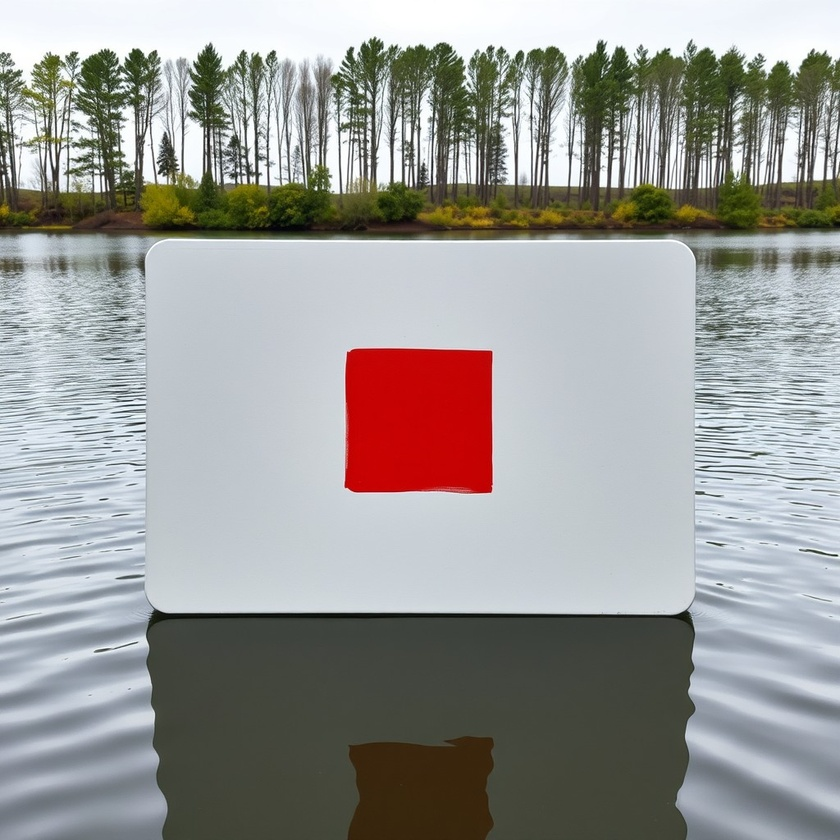
#> input picture NaviGator/perception/navigator_vision/nodes/dock_color_detection/test_images/dock_red1.jpg, 840 x 840 px, shrunk from 1024 x 1024 before the run
$ python dock_color_detection.py
#> lines starting #> are read from the running program, lines starting #| are printed output that depends on the picture; after the words box and inside, x2 and y2 are one past the last pixel; in counts of white or black regions, pixels touching at a corner belong together
import cv2 as cv
import numpy as np


def find_center_pixel(image_path):
#> called with image_path = './test_images/dock_red1.jpg'
    image = cv.imread(image_path)
#> image is the input picture: shape (840, 840, 3); mean B, G, R 151.2, 153.4, 154

    gray_image = cv.cvtColor(image, cv.COLOR_RGB2GRAY)
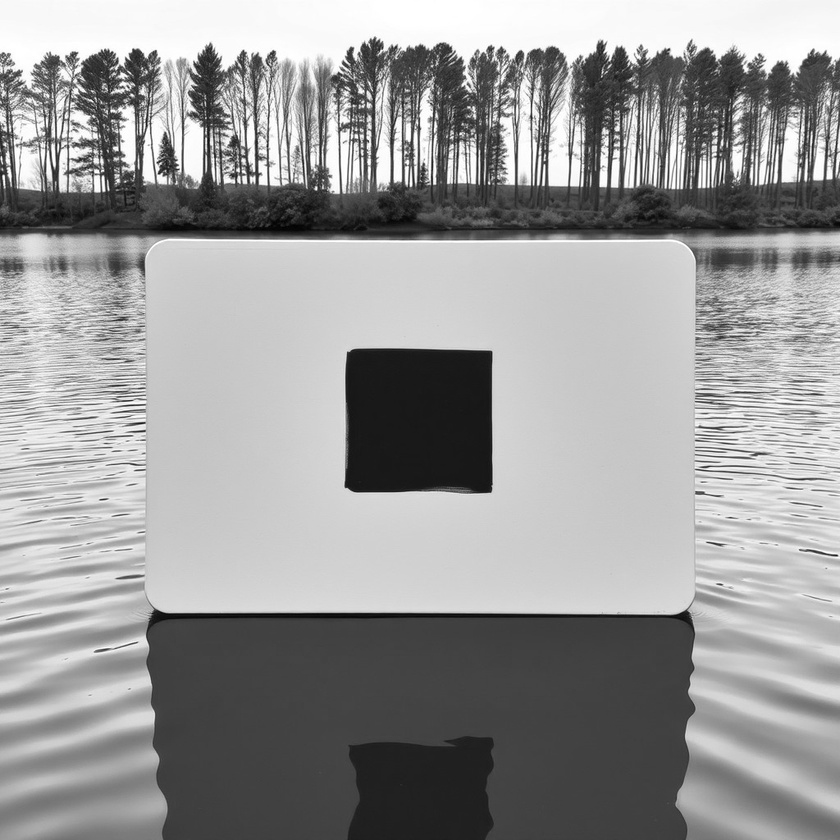
#> gray_image: shape (840, 840); min 1, max 255, mean 152.8

    median = cv.medianBlur(gray_image, 5)
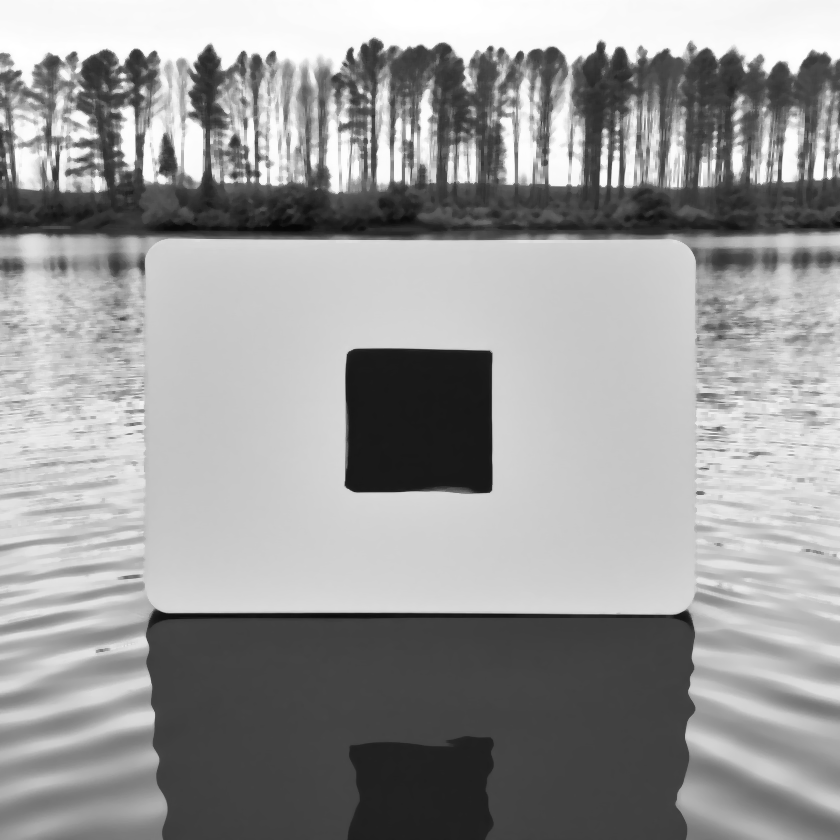
#> median: shape (840, 840); min 6, max 255, mean 153.3

    kernel = np.array([[0, -1, 0], [-1, 5, -1], [0, -1, 0]])

    sharpened_image = cv.filter2D(median, -1, kernel)

    _, binary = cv.threshold(sharpened_image, 0, 255, cv.THRESH_BINARY + cv.THRESH_OTSU)
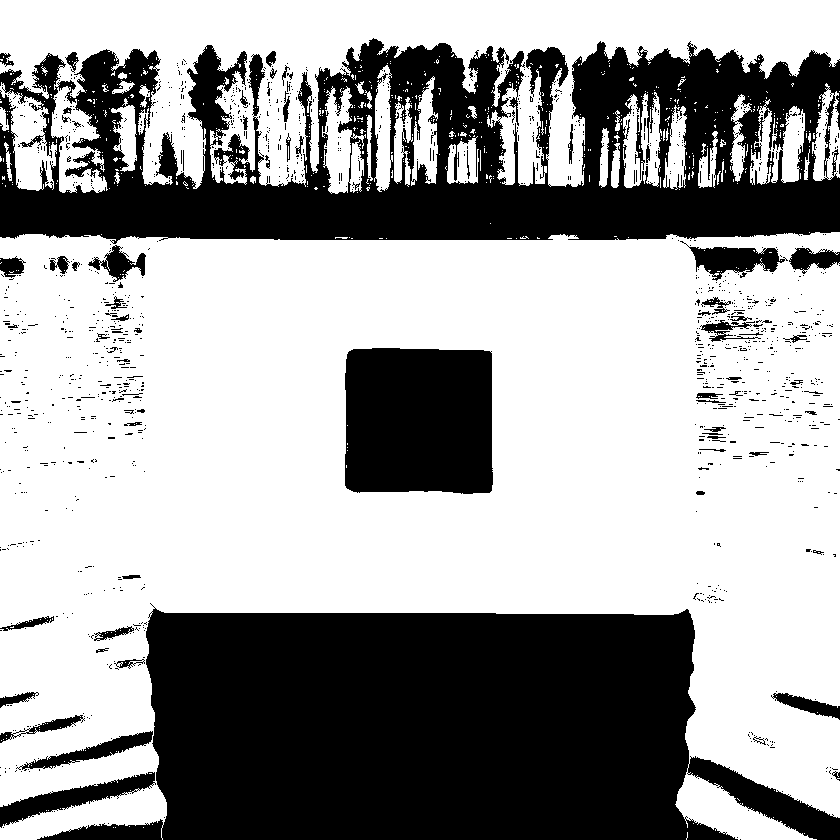
#> binary: shape (840, 840); 62.4% white; 1347 black regions (1270 under 20 px), largest, box (x1, y1, x2, y2) and area: (37, 603, 840, 840) 127029, (0, 38, 840, 244) 100320, (345, 348, 493, 494) 20879

    kernel = cv.getStructuringElement(cv.MORPH_RECT, (5, 5))
    morphed = cv.morphologyEx(binary, cv.MORPH_CLOSE, kernel)
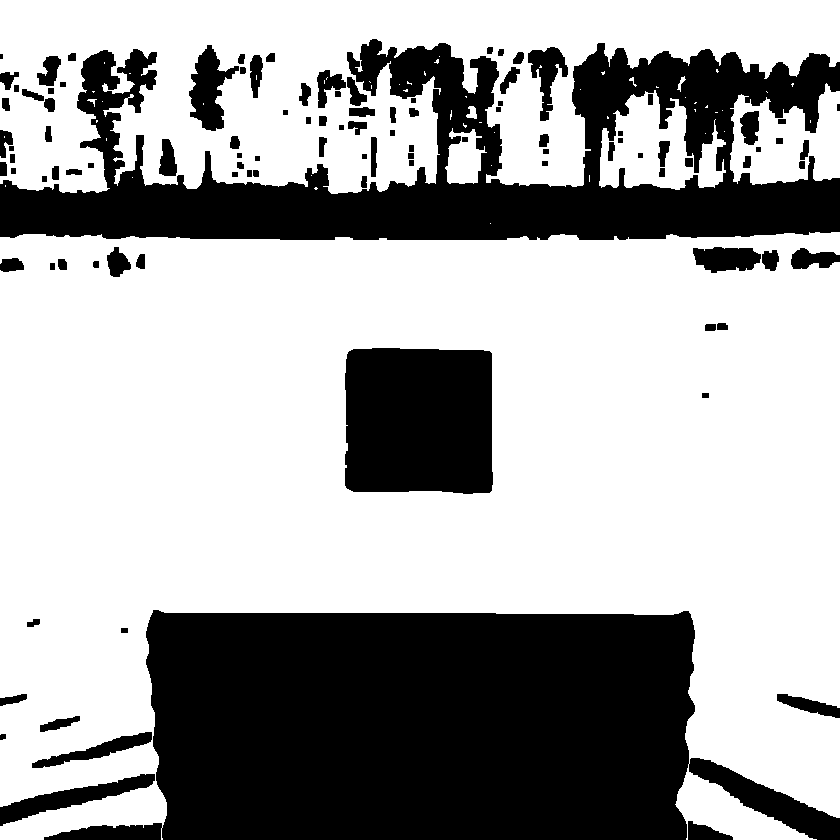
#> morphed: shape (840, 840); 65.6% white; 105 black regions (1 under 20 px), largest, box (x1, y1, x2, y2) and area: (44, 610, 840, 840) 126188, (0, 39, 840, 240) 75595, (345, 348, 493, 494) 20853
    morphed = cv.morphologyEx(morphed, cv.MORPH_OPEN, kernel)
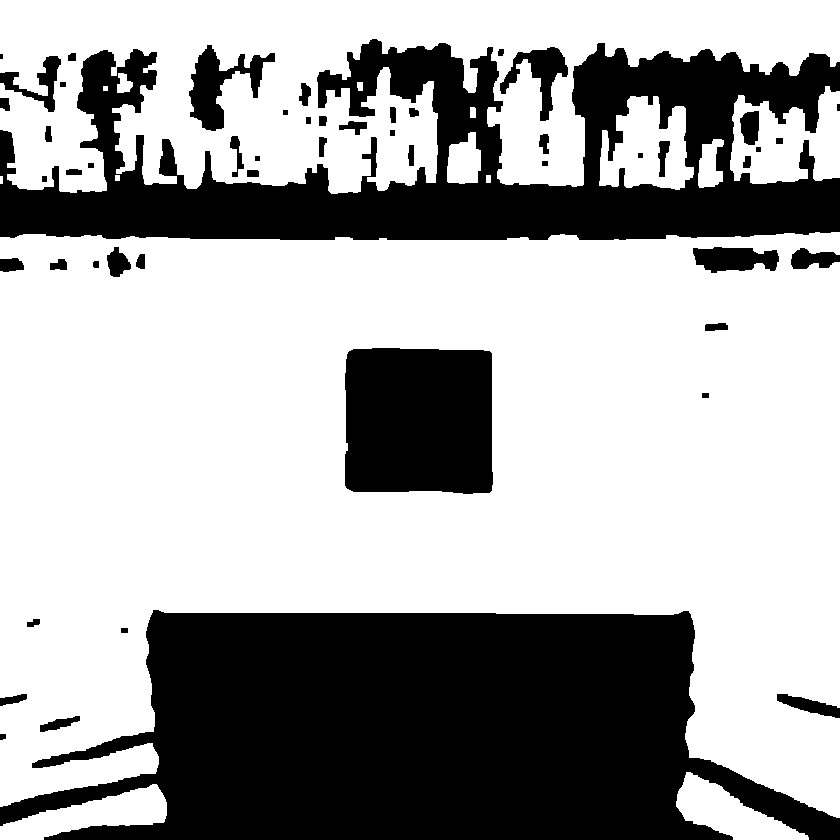
#> morphed: shape (840, 840); 65.2% white; 52 black regions (1 under 20 px), largest, box (x1, y1, x2, y2) and area: (0, 610, 840, 840) 130556, (0, 39, 840, 240) 80727, (345, 348, 493, 494) 20861

    cv.imshow("Morphed", morphed)
    cv.waitKey(0)
    cv.destroyAllWindows()


def red_blue_or_green(pixel):
    red, green, blue = pixel

    max_color = max(red, green, blue)

    if max_color == red:
        return "red"
    elif max_color == green:
        return "green"
    elif max_color == blue:
        return "blue"
    else:
        return "unknown"


find_center_pixel("./test_images/dock_red1.jpg")

$ run again, with NaviGator/perception/navigator_vision/nodes/dock_color_detection/test_images/dock_blue1.jpg copied over NaviGator/perception/navigator_vision/nodes/dock_color_detection/test_images/dock_red1.jpg
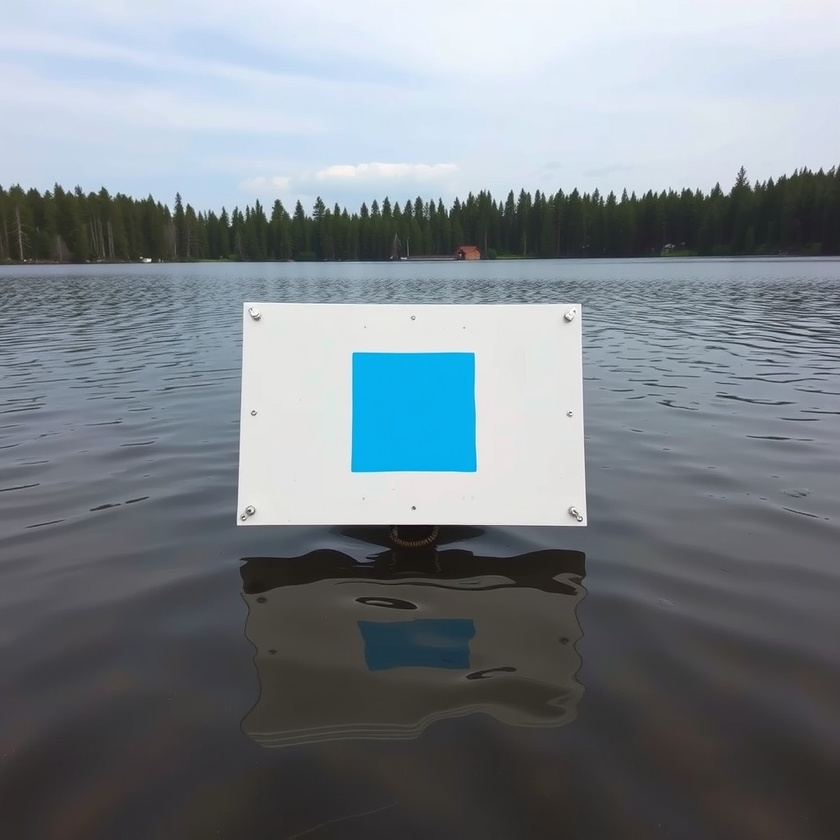
#> input picture NaviGator/perception/navigator_vision/nodes/dock_color_detection/test_images/dock_blue1.jpg, 840 x 840 px, shrunk from 1024 x 1024 before the run
#> in find_center_pixel, image is the input picture: shape (840, 840, 3); mean B, G, R 137.7, 131.2, 122.8
#> in find_center_pixel, `_, binary = cv.threshold(sharpened_image, 0, 255, cv.THRESH_BINARY + c..`:
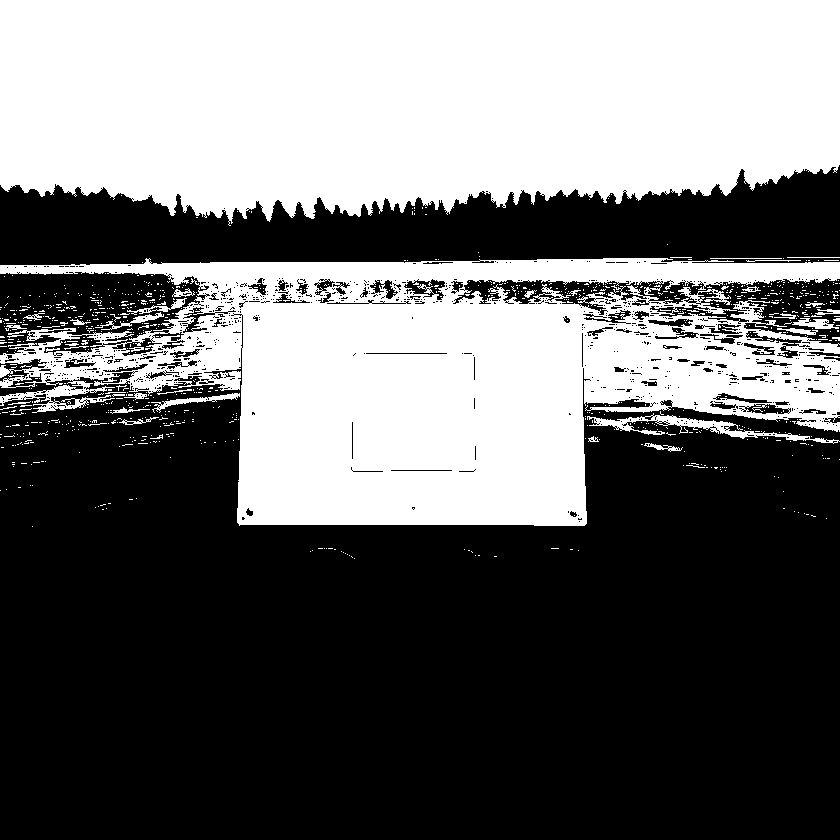
#> binary: shape (840, 840); 42.7% white; 912 white regions (869 under 20 px), largest, box (x1, y1, x2, y2) and area: (0, 0, 840, 226) 165890, (0, 258, 840, 526) 128531, (587, 413, 840, 444) 1585
#> in find_center_pixel, `morphed = cv.morphologyEx(morphed, cv.MORPH_OPEN, kernel)`:
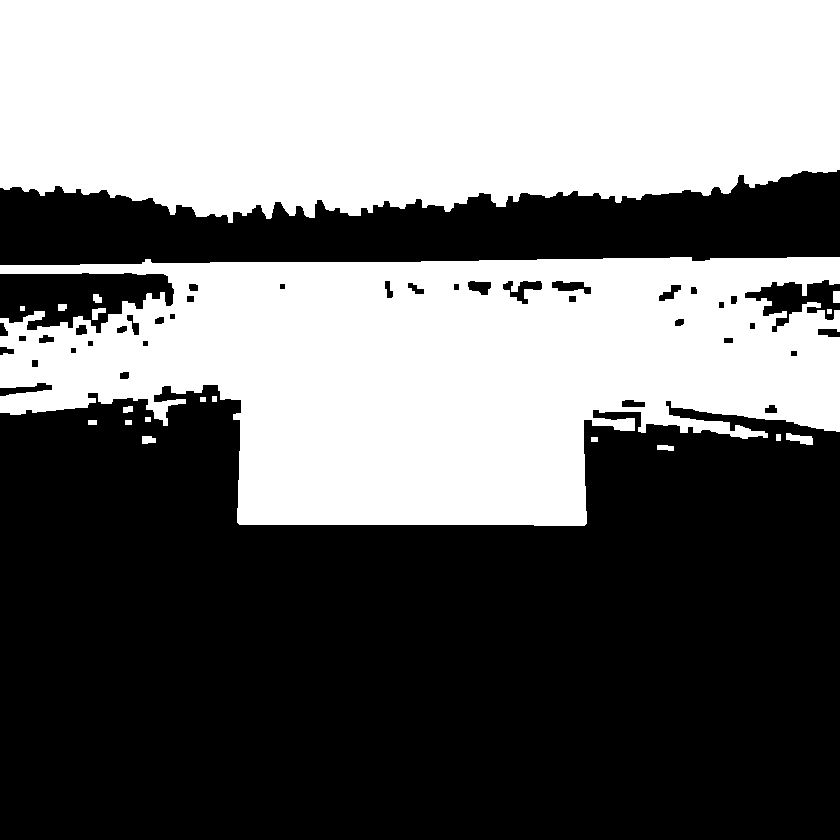
#> morphed: shape (840, 840); 45.6% white; 19 white regions, largest, box (x1, y1, x2, y2) and area: (0, 0, 840, 223) 166377, (0, 257, 840, 526) 154423, (786, 433, 813, 445) 200
